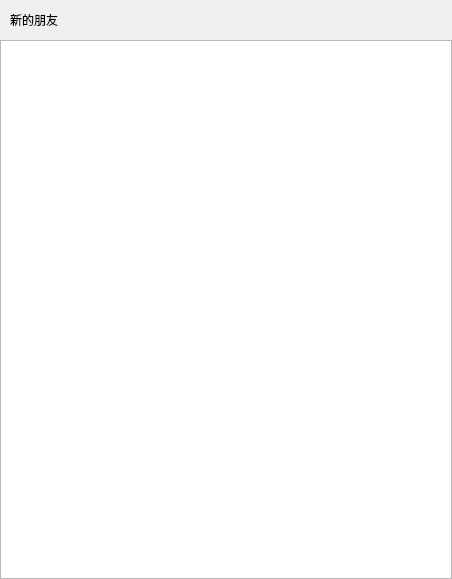
<?xml version="1.0" encoding="UTF-8"?>
<ui version="4.0">
 <class>ApplyFriendPage</class>
 <widget class="QWidget" name="ApplyFriendPage">
  <property name="geometry">
   <rect>
    <x>0</x>
    <y>0</y>
    <width>452</width>
    <height>579</height>
   </rect>
  </property>
  <property name="windowTitle">
   <string>Form</string>
  </property>
  <layout class="QVBoxLayout" name="verticalLayout">
   <property name="spacing">
    <number>0</number>
   </property>
   <property name="leftMargin">
    <number>0</number>
   </property>
   <property name="topMargin">
    <number>0</number>
   </property>
   <property name="rightMargin">
    <number>0</number>
   </property>
   <property name="bottomMargin">
    <number>0</number>
   </property>
   <item>
    <widget class="QWidget" name="friend_apply_wid" native="true">
     <layout class="QHBoxLayout" name="horizontalLayout">
      <property name="spacing">
       <number>0</number>
      </property>
      <property name="leftMargin">
       <number>0</number>
      </property>
      <property name="topMargin">
       <number>0</number>
      </property>
      <property name="rightMargin">
       <number>0</number>
      </property>
      <property name="bottomMargin">
       <number>0</number>
      </property>
      <item>
       <spacer name="horizontalSpacer_2">
        <property name="orientation">
         <enum>Qt::Horizontal</enum>
        </property>
        <property name="sizeType">
         <enum>QSizePolicy::Fixed</enum>
        </property>
        <property name="sizeHint" stdset="0">
         <size>
          <width>10</width>
          <height>20</height>
         </size>
        </property>
       </spacer>
      </item>
      <item>
       <widget class="QLabel" name="friend_apply_lb">
        <property name="minimumSize">
         <size>
          <width>0</width>
          <height>40</height>
         </size>
        </property>
        <property name="maximumSize">
         <size>
          <width>16777215</width>
          <height>40</height>
         </size>
        </property>
        <property name="text">
         <string>新的朋友</string>
        </property>
       </widget>
      </item>
      <item>
       <spacer name="horizontalSpacer">
        <property name="orientation">
         <enum>Qt::Horizontal</enum>
        </property>
        <property name="sizeHint" stdset="0">
         <size>
          <width>40</width>
          <height>20</height>
         </size>
        </property>
       </spacer>
      </item>
     </layout>
    </widget>
   </item>
   <item>
    <widget class="QWidget" name="widget_2" native="true">
     <layout class="QVBoxLayout" name="verticalLayout_2">
      <property name="spacing">
       <number>0</number>
      </property>
      <property name="leftMargin">
       <number>0</number>
      </property>
      <property name="topMargin">
       <number>0</number>
      </property>
      <property name="rightMargin">
       <number>0</number>
      </property>
      <property name="bottomMargin">
       <number>0</number>
      </property>
      <item>
       <widget class="ApplyFriendList" name="apply_friend_list"/>
      </item>
     </layout>
    </widget>
   </item>
  </layout>
 </widget>
 <customwidgets>
  <customwidget>
   <class>ApplyFriendList</class>
   <extends>QListWidget</extends>
   <header location="global">applyfriendlist.h</header>
  </customwidget>
 </customwidgets>
 <resources/>
 <connections/>
</ui>
